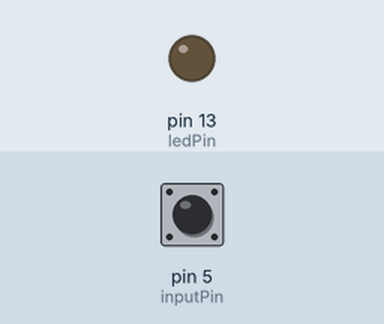
A sketch run on a simulated Arduino Uno, built with avr-gcc and run on an emulated ATmega328P. Parts: output pins drawn as LEDs (lit = HIGH). The test bench sets the inputs (shaded band); at power-on: pin 5 (inputPin) HIGH.

Above: at 1.2 s.
1.3 s: pin 5 (inputPin) pulled LOW for 0.15 s
At 2.4 s:
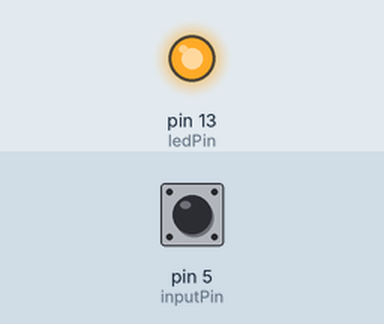
3.0 s: pin 5 (inputPin) pulled LOW for 1 s
At 3.8 s:
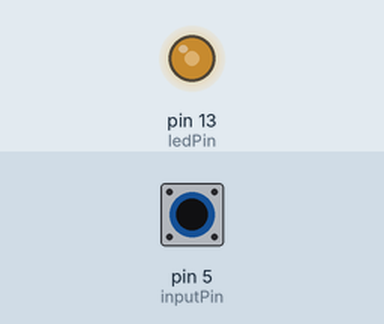
5.5 s: pin 5 (inputPin) pulled LOW for 3.2 s
At 9.4 s:
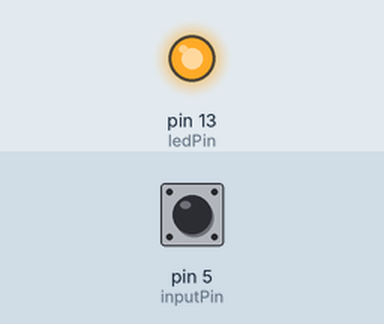
10.2 s: pin 5 (inputPin) pulsed LOW 5 times (0.12 s each, 0.3 s apart)
At 12.2 s:
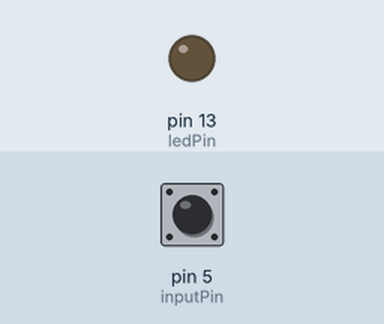
Timing chart, 0 to 13.7 s (numbered marks = the images above; inputs shaded):
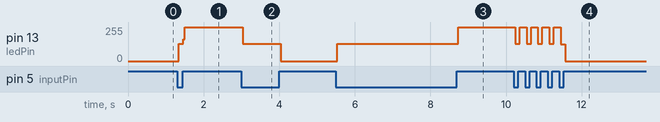

Measured:
- after the input at 1.3 s, pin 13 (ledPin): 0/255 → 131/255 at once, → 255/255 0.12 s later
- after the input at 3.0 s, pin 13 (ledPin): 255/255 → 131/255 at once, → 0/255 1.0 s later
- after the input at 5.5 s, pin 13 (ledPin): 0/255 → 131/255 at once, → 255/255 3.2 s later
- after the input at 10.2 s, pin 13 (ledPin): 255/255 → 131/255 at once, → 255/255 0.12 s later, → 131/255 0.18 s later, → 255/255 0.12 s later, … (10 changes in this stretch)

The sketch:

sketch6_05.ino
```cpp
// private include
/* BEGIN USER CODE PI */
/* END USER CODE PI */

// private define
/* BEGIN USER CODE PD */
/* END USER CODE PD */

// private macro
/* BEGIN USER CODE PM */
/* END USER CODE PM */

// private variable
/* BEGIN USER CODE PV */
const int inputPin = 5;
const int ledPin = 13;
int ledValue = LOW;
/* END USER CODE PV */

/* BEGIN USER CODE 0 */
/* END USER CODE 0 */

// private function
/* BEGIN USER CODE PF */
/* END USER CODE PF */

/* BEGIN USER CODE 1 */
/* END USER CODE 1 */

void setup() {
  // put your setup code here, to run once:
  /* BEGIN USER CODE 2 */
  pinMode(ledPin, OUTPUT);
  pinMode(inputPin, INPUT_PULLUP);
  /* END USER CODE 2 */
}

void loop() {
  // put your main code here, to run repeatedly:
  /* END USER CODE LOOP */
  /* BEGIN USER CODE 3 */
  if(digitalRead(inputPin) == LOW)
  {
    ledValue = !ledValue;
    digitalWrite(ledPin, ledValue);
  }
}
/* END USER CODE 3 */
```
